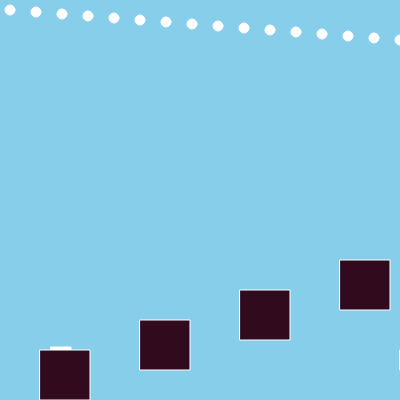
Frame 1 (no input)
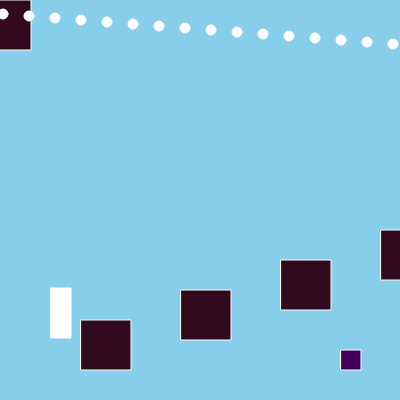
Frame 60 (no input)
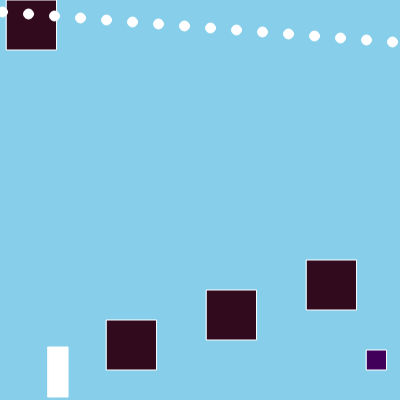
Frame 120 (the mouse pressed at the canvas centre since frame 60)

The p5.js sketch that drew these frames (run headless with seeded random() and noise() and a simulated clock; from frame 60 on, the mouse is pressed at the canvas centre):

// p5.js sketch
// ── sketch.js
var person;
var x = 50;
var coin = [];
//var move=1;
//var obstacle;

function setup() {
  createCanvas(400, 400);
  person = new Person();
  for (var i = 0; i < 50; i++) {
    coin[i] = new Coin(40 + i * 100, height - 50 + i * -30);
  }
}

function keyPressed() {
  if (key == ' ') {
    var jump = createVector(0, -5);
    person.applyForce(jump);
  }
  // }else if(key =='a'){
  //   move=1;
  // }else if(key =='d'){
  //   move=-1;
  // }

}

function draw() {
  background(135, 206, 235);
  translate(-1 * person.pos.x + 50, 0);
  person.update();
  person.edges();
  person.display();


  var gravity = createVector(0, 0.1);
  person.applyForce(gravity);

  if (mouseIsPressed) {
    var force = createVector(-0.05, 0);
    person.applyForce(force);
  }

  //new coin
  for (var i = 0; i < 50; i++) {

    coin[i].show();
    person.hits(coin[i]);
  }

  //old rect
  fill(65, 0, 90);

  rect(400, height - 50, 20, 20);



  //clouds
  for (let i = 0; i < 30; i++) {
    fill(255, 255, 255);
    ellipse(10 + i * 26, 10 + i * 2, 10, 10);
  }

}


//for (var i=0;i<particles.length;i++){
//var gravity =createVector (0,0.2*particles [i].mass);
//particles[i].applyForce(gravity);

//if(mouseIsPressed) {
//  particles[i].applyForce(wind);
//  }
//  particles[i].update();
//  particles[i].edges();
// particles[i].

// ── coin.js
function Coin(x,y){
  this.pos=createVector(x,y);
  this.size=50;
  
  this.show=function(){
    fill(50,10,30);
    rect(this.pos.x,this.pos.y%400, this.size,this.size);
  }
}

// ── person.js
function Person(x, y, m) {
  this.pos = createVector(50, height);
  this.vel = createVector(1 , 0);
  this.acc = createVector(0, 8 );
  this.score =0;
  // this.mass=m;

  this.applyForce = function(force) {
    this.acc.add(force);
  }
  this.update = function() {
    this.vel.add(this.acc);
    this.pos.add(this.vel);
    this.acc.set(0, 0);
  }
  this.display = function() {
    fill(255);
    stroke(255);
    rect(this.pos.x, this.pos.y - 53, 20, 50)
    
    if (this.score > 1) {
    stroke(30, 200, 30);
    textSize(50);
    text("Score: "+this.score, person.pos.x, 100);
  }
  }
  this.edges = function() {
    if (this.pos.y > height) {
      this.vel.y *=-0.5; //-1 for bouncing
      this.pos.y = height;
    }
    // if(this.pos.x>width){
    //   this.vel.x*=-1;
    //   this.pos.x=width;
    //  }
  }
  
  this.hits = function(coin){
    //if person is over coin then do something
    if((this.pos.x>=coin.pos.x && this.pos.x<=coin.pos.x+40&&( this.pos.y>=coin.pos.y && this.pos.y<=coin.pos.y+40))) {
      coin.pos.y=-400;
      this.score++;
    }
    // 
  }
  
  
  
  
}
// ellipse(this.pos.x,this.pos.y,this.mass*10,
